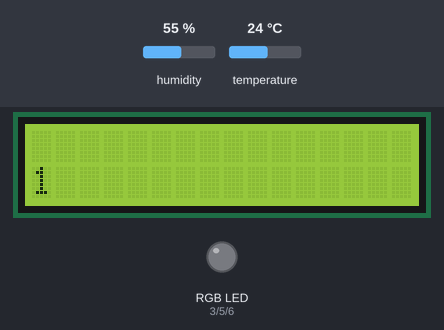
Bench run of a sketch on a simulated Arduino Uno, built with avr-gcc and run on an emulated ATmega328P. Shown: 16×2 character LCD, an RGB LED mixed from three pins (HIGH = lit). The inputs (shaded band) are chosen by the test bench; at power-on: temperature 24 °C, humidity 55 %. Dim RGB values are drawn brighter than linear; pins used as bus, display or sensor lines are not drawn; what the sketch prints to the serial monitor is not drawn.

Above: at 1.2 s.
1.3 s: temperature set to 28 °C
At 4.34 s:
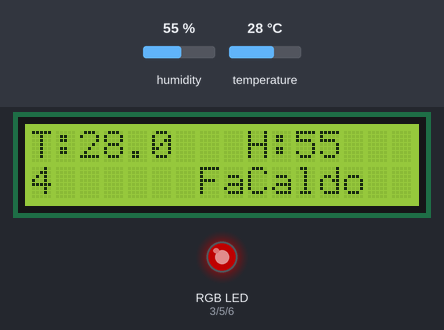
4.7 s: temperature set to 12 °C
7.8 s: humidity set to 22 %
At 10.26 s:
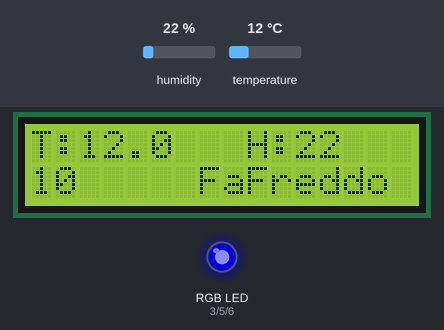
12.8 s: humidity set to 40 %
At 16.23 s:
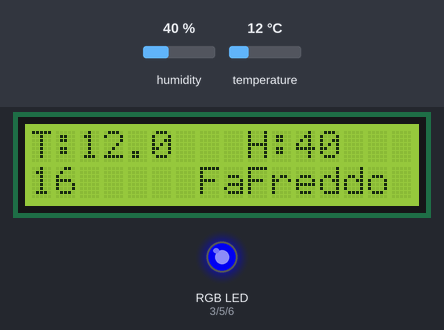
Timing chart, 0 to 18.5 s (numbered marks = the images above; inputs shaded):
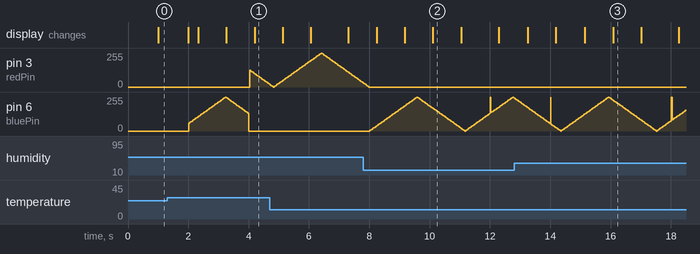

Measured:
- after the input at 1.3 s, the display: first differs from a run without the input after 2.9 s (image 1)

The sketch:

02-10_LCD_DHT_LedRGB.ino
```cpp
/*
   Misura temperatura e umidità e visualizza su LCD e RGB LED
*/

#include <LiquidCrystal.h>
LiquidCrystal lcd(7, 8, 9, 10, 11, 12);

#include "DHT.h"
#define DHTPIN 2
#define DHTTYPE DHT11
#define TEMPERATURA 25
#define ISTERESI 1.0

DHT dht(DHTPIN, DHTTYPE);

const int redPin = 3;
const int greenPin = 5;
const int bluePin = 6;

void setup() {
  lcd.begin(16, 2);
  dht.begin();
  Serial.begin(9600);
  Serial.println(F("Humidity\tTemperature\tHeatIndex"));

  pinMode(redPin, OUTPUT);
  pinMode(greenPin, OUTPUT);
  pinMode(bluePin, OUTPUT);
}

unsigned long tempo = millis(), lampeggio = millis();
int i = 255, luminosita = 1, ledPinOn;

void loop() {
  // Reading temperature or humidity takes about 250 milliseconds!
  // Sensor readings may also be up to 2 seconds 'old' (its a very slow sensor)
  float h = dht.readHumidity();
  // Read temperature as Celsius (the default)
  float t = dht.readTemperature();
  // Read temperature as Fahrenheit (isFahrenheit = true)
  float f = dht.readTemperature(true);
  // Check if any reads failed and exit early (to try again).

  if ((millis() - tempo) > 2000) {
    tempo = millis();
    if (isnan(h) || isnan(t) || isnan(f)) {
      Serial.println(F("Failed to read from DHT sensor!"));
      return;
    }

    // Compute heat index in Fahrenheit (the default)
    float hif = dht.computeHeatIndex(f, h);
    // Compute heat index in Celsius (isFahreheit = false)
    float hic = dht.computeHeatIndex(t, h, false);

    Serial.print(h);
    Serial.print(F("\t\t"));
    Serial.print(t);
    Serial.print(F("\t\t"));
    Serial.print(hic);
    Serial.println(F("\t\t"));
    lcd.setCursor(0, 0);
    lcd.setCursor(0, 0);
    lcd.print("T:");
    lcd.setCursor(2, 0);
    lcd.print(t, 1);
    lcd.setCursor(9, 0);
    lcd.print("H:");
    lcd.setCursor(11, 0);
    lcd.print((int)h);

    if (t < TEMPERATURA - ISTERESI/2) {
      digitalWrite(redPin, LOW);
      digitalWrite(greenPin, LOW);
      digitalWrite(bluePin, HIGH);
      ledPinOn = bluePin;
      lcd.setCursor(7, 1);
      lcd.print("FaFreddo ");
    }
    else if (t > TEMPERATURA + ISTERESI/2) {
      ledPinOn = redPin;
      digitalWrite(greenPin, LOW);
      digitalWrite(bluePin, LOW);
      lcd.setCursor(7, 1);
      lcd.print("FaCaldo  ");
    }
    else {
      digitalWrite(redPin, LOW);
      ledPinOn = greenPin;
      digitalWrite(bluePin, LOW);
      lcd.setCursor(7, 1);
      lcd.print("SiStaBene");
    }
  }
  if ((millis() - lampeggio) > 30) {
    lampeggio = millis();
    if (i >= 255) {
      luminosita = 1;
    }
    else if (i <= 0) {
      luminosita = 0;
    }
    if (luminosita) {
      i -= 5;
    }
    else if (!luminosita) {
      i += 5;
    }
    analogWrite(ledPinOn, i);
  }

  lcd.setCursor(0, 1);
  // print the number of seconds since reset:
  lcd.print(millis() / 1000);
}
```
